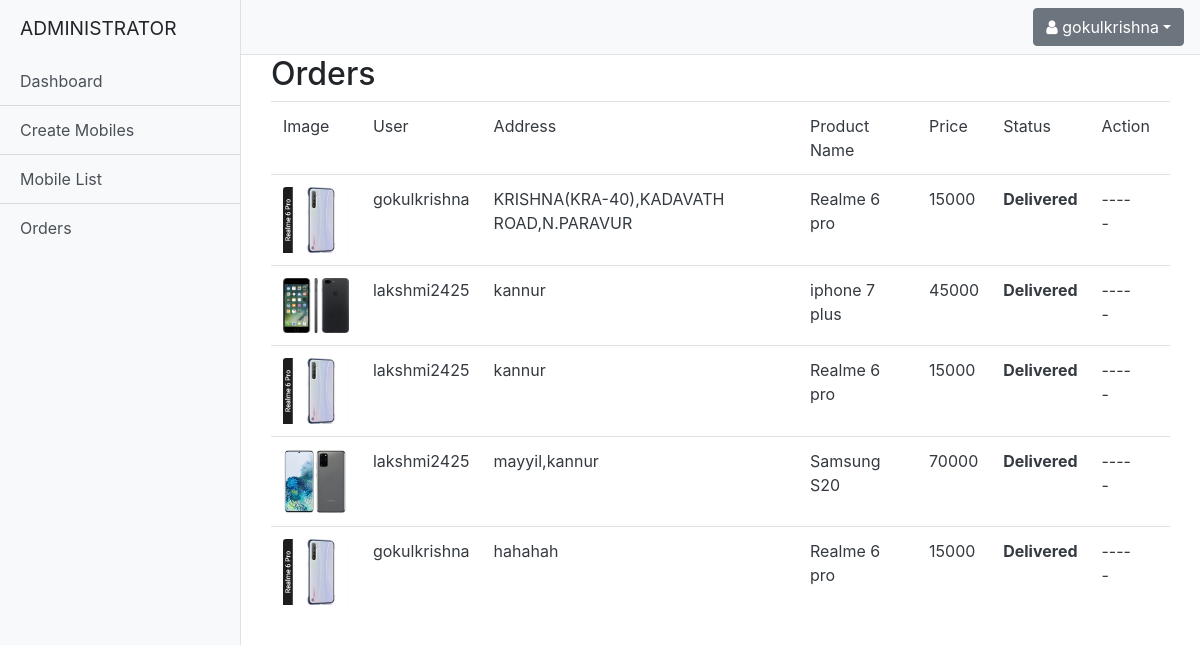
The app's page /administrator/adminorder (signed in) with its own data.
### customers/models.py (models this page shows)
class Orders(models.Model):
    product=models.ForeignKey(Mobile,on_delete=models.CASCADE)
    address=models.CharField(max_length=150)
    choices=(
        ('Ordered','Ordered'),
        ('Delivered','Delivered'),
        ('Shipped', 'Shipped'),
        ('Cancelled','Cancelled')
    )
    status=models.CharField(max_length=150,choices=choices,default='Ordered')
    user=models.CharField(max_length=120)

### administrator/models.py (models this page shows)
class Mobile(models.Model):
    model_name=models.CharField(max_length=30,unique=True)
    manufacturer=models.CharField(max_length=120)
    specs = models.CharField(max_length=120)
    image=models.ImageField(upload_to="images/")
    price = models.IntegerField()
    stock = models.IntegerField()
    def __str__(self):
        return self.model_name

### administrator/views.py (the view)
# urls.py: path('adminorder', admin_view_order, name='adminorder'),
def admin_view_order(request):
    if request.user.is_superuser:
        orders=Orders.objects.all()
        context={}
        context["orders"]=orders
        return render(request,"administrator/orderadmin.html",context)
    else:
        return redirect("logout")

### administrator/templates/administrator/orderadmin.html
<!DOCTYPE html>
{% extends 'administrator/base.html' %}
{% block tmp %}
<div class="container">
    <div class="row">
        <div class="col-12">
            <div >
                <h2>Orders</h2>
<table class="table table-white text-dark ">
    <tr>
        <td>Image</td>
        <td>User</td>
        <td>Address</td>
        <td>Product Name</td>
        <td>Price</td>
        <td>Status</td>
        <td colspan="2" >Action</td>
    </tr>
    {% for order in orders%}
    <tr>
        <td style="width:10%;height:10%;"><img src="{{order.product.image.url}}" class="card-img-top" alt="..."></td>
        <td>{{order.user}}</td>
        <td>{{order.address}}</td>
        <td>{{order.product}}</td>
        <td>{{order.product.price}}</td>
        <td><b>{{order.status}}</b></td>
        {% if   not order.status == "Delivered" or  order.status == "Ordered" or order.status == "Shipped" %}
        <td><a href="{%url 'delivered' order.id%}" class="btn btn-block btn-success">Delivered</a></td>
        <td><a href="{%url 'shipped' order.id%}" class="btn btn-block btn-warning">Shipped</a></td>
        {%else%}
        <td>-----</td>
        <td></td>
        {%endif%}
    </tr>
    {%endfor%}
</table>
            </div>
        </div>
    </div>
</div>
{% endblock %}

### administrator/templates/administrator/base.html (shortened to what this page needs)
<!DOCTYPE html>
{% load static %}
<html lang="en">
    <head>
        <link rel="stylesheet" href="https://stackpath.bootstrapcdn.com/font-awesome/4.7.0/css/font-awesome.min.css">
        <link href="{% static 'css/styles.css' %}" rel="stylesheet" />
    </head>
    <body>
        <div class="d-flex" id="wrapper">
            <div class="bg-light border-right" id="sidebar-wrapper">
                <div class="sidebar-heading">ADMINISTRATOR</div>
                <div class="list-group list-group-flush">
                    <a class="list-group-item list-group-item-action bg-light" href="{%url 'home'%}">Dashboard</a>
                    <a class="list-group-item list-group-item-action bg-light" href="{%url 'create'%}">Create Mobiles</a>
                    <a class="list-group-item list-group-item-action bg-light" href="{%url 'list'%}">Mobile List</a>
                    <a class="list-group-item list-group-item-action bg-light" href="{%url 'adminorder'%}">Orders</a>
                </div>
            </div>
            <div id="page-content-wrapper">
                <nav class="navbar navbar-expand-lg navbar-light bg-light border-bottom">
                    <div class="collapse navbar-collapse" id="navbarSupportedContent">
                        <ul class="navbar-nav ml-auto mt-2 mt-lg-0">
                            <li class="nav-item dropdown">
                                                               <a class="btn btn-secondary dropdown-toggle" href="#" role="button" id="dropdownMenuLink" data-toggle="dropdown" aria-haspopup="true" aria-expanded="false"><i class="fa fa-user" aria-hidden="true"></i>
{{request.user}}</a>
                            </li>
                        </ul>
                    </div>
                </nav>
                <div class="container-fluid">
           {% block tmp %}{% endblock %}
                </div>
            </div>
        </div>
    </body>
</html>

### records on screen
Orders: product.image (picture), user "gokulkrishna", address "KRISHNA(KRA-40),KADAVATH ROAD,N.PARAVUR", product "Realme 6 pro", product.price "15000", status "Delivered"
Orders: product.image (picture), user "lakshmi2425", address "kannur", product "iphone 7 plus", product.price "45000", status "Delivered"
Orders: product.image (picture), user "lakshmi2425", address "kannur", product "Realme 6 pro", product.price "15000", status "Delivered"
Orders: product.image (picture), user "lakshmi2425", address "mayyil,kannur", product "Samsung S20", product.price "70000", status "Delivered"
Orders: product.image (picture), user "gokulkrishna", address "hahahah", product "Realme 6 pro", product.price "15000", status "Delivered"

### other values on screen
{{ request.user }} "gokulkrishna"
